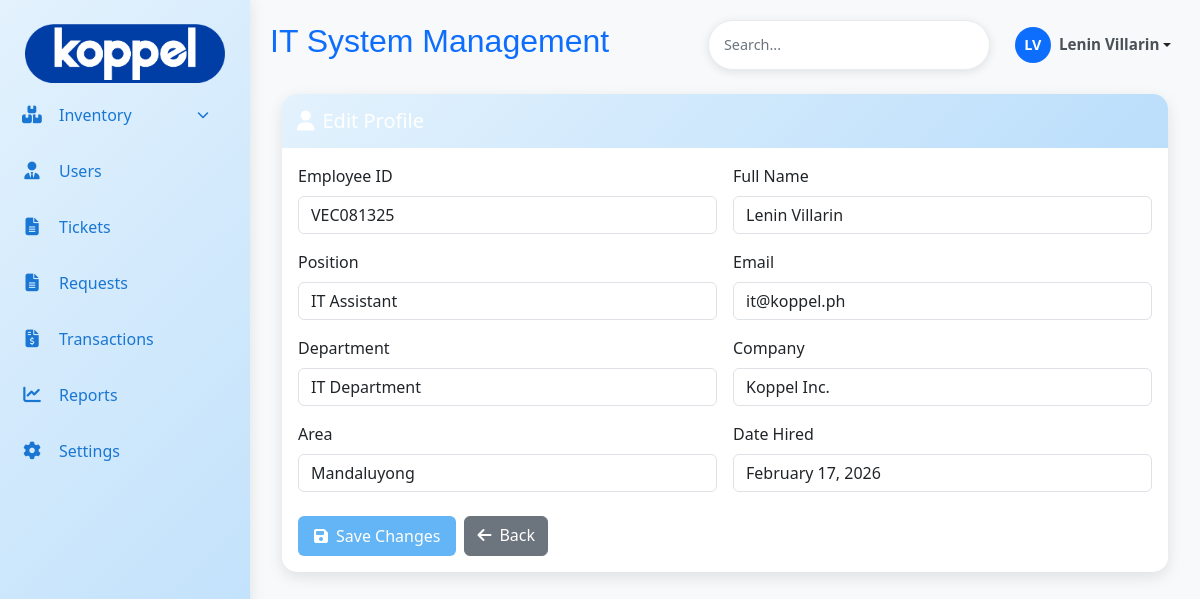
The page /admin/profile/edit.php (signed in) on the database as committed earlier.
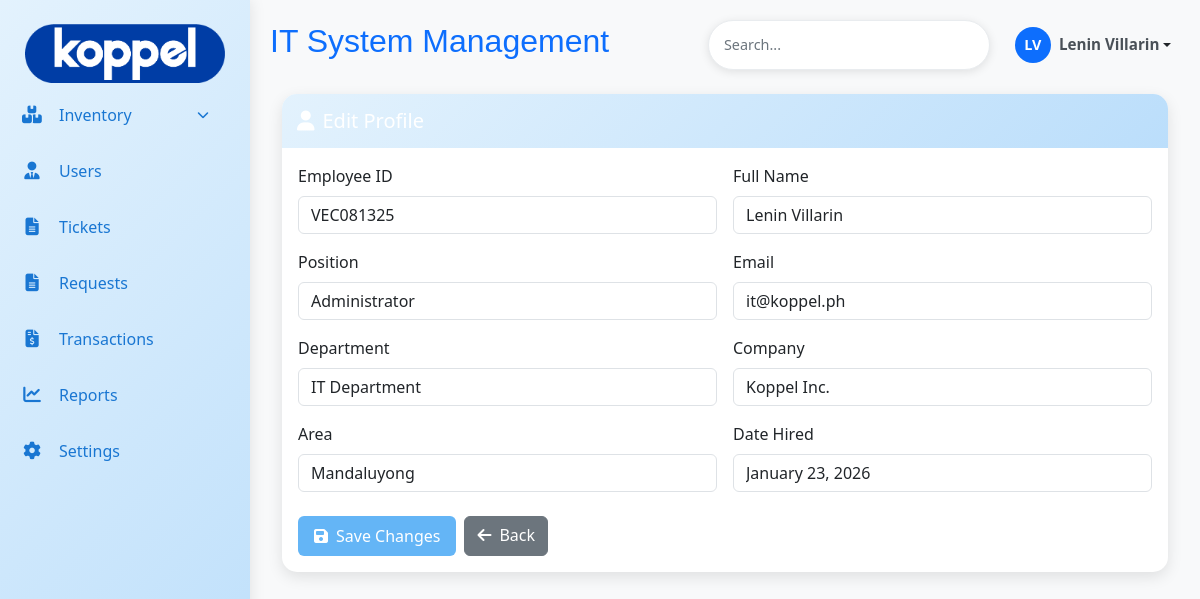
The same page on the database as committed later.
### tables this page shows
CREATE TABLE `user_tb` (
  `user_id` int(11) NOT NULL AUTO_INCREMENT,
  `emp_id` varchar(50) NOT NULL,
  `fullname` varchar(150) NOT NULL,
  `position` varchar(100) NOT NULL,
  `email` varchar(150) DEFAULT NULL,
  `department` varchar(100) DEFAULT NULL,
  `company` varchar(50) NOT NULL,
  `area` varchar(150) NOT NULL,
  `user_type` varchar(30) NOT NULL,
  `date_hired` timestamp NOT NULL DEFAULT current_timestamp() ON UPDATE current_timestamp(),
  `date_resigned` varchar(100) DEFAULT NULL,
  `created_at` timestamp NOT NULL DEFAULT current_timestamp(),
  `password` varchar(255) DEFAULT NULL,
  `is_active` tinyint(1) NOT NULL DEFAULT 1,
  PRIMARY KEY (`user_id`)
);

### admin/profile/edit.php (the view, shortened to what this page needs)
<?php
include '../db/db.php';
$user_id = $_SESSION['user_id'] ?? 0;
$sql = "SELECT emp_id, fullname, position, email, department, company, area, date_hired
        FROM user_tb WHERE user_id = ?";
$stmt = $conn->prepare($sql);
$stmt->bind_param("i", $user_id);
$stmt->execute();
$result = $stmt->get_result();
$user = $result->fetch_assoc();
?>
<!DOCTYPE html>
<html lang="en">
<head>
<link rel="stylesheet" href="https://cdn.jsdelivr.net/npm/bootstrap@5.3.0/dist/css/bootstrap.min.css">
<link rel="stylesheet" href="https://cdnjs.cloudflare.com/ajax/libs/font-awesome/6.4.0/css/all.min.css">
<link rel="stylesheet" href="../asset/css/main.css">
<link rel="stylesheet" href="../asset/css/menu.css">
</head>
<body>
<div class="main-content d-flex" id="mainContent">
    <?php include 'sidebar.php'; ?>
    <div class="content flex-grow-1">
        <?php include '../header2.php'; ?>
        <div class="container-fluid mt-4">
            <div class="card">
                <div class="card-header bg-primary text-white">
                    <h5 class="mb-0"><i class="fas fa-user me-2"></i>Edit Profile</h5>
                </div>
                <div class="card-body">
                    <form method="POST">
                        <div class="row g-3">
                            <div class="col-md-6">
                                <label class="form-label">Employee ID</label>
                                <input type="text" class="form-control"
                                       value="<?= htmlspecialchars($user['emp_id']) ?>" readonly>
                            </div>
                            <div class="col-md-6">
                                <label class="form-label">Full Name</label>
                                <input type="text" class="form-control" name="fullname"
                                       value="<?= htmlspecialchars($user['fullname']) ?>" required>
                            </div>
                            <div class="col-md-6">
                                <label class="form-label">Position</label>
                                <input type="text" class="form-control" name="position"
                                       value="<?= htmlspecialchars($user['position']) ?>">
                            </div>
                            <div class="col-md-6">
                                <label class="form-label">Email</label>
                                <input type="email" class="form-control" name="email"
                                       value="<?= htmlspecialchars($user['email']) ?>" required>
                            </div>
                            <div class="col-md-6">
                                <label class="form-label">Department</label>
                                <input type="text" class="form-control" name="department"
                                       value="<?= htmlspecialchars($user['department']) ?>">
                            </div>
                            <div class="col-md-6">
                                <label class="form-label">Company</label>
                                <input type="text" class="form-control" name="company"
                                       value="<?= htmlspecialchars($user['company']) ?>">
                            </div>
                            <div class="col-md-6">
                                <label class="form-label">Area</label>
                                <input type="text" class="form-control" name="area"
                                       value="<?= htmlspecialchars($user['area']) ?>">
                            </div>
                            <div class="col-md-6">
                                <label class="form-label">Date Hired</label>
                                <input type="text" class="form-control" name="date_hired"
                                       value="<?= !empty($user['date_hired']) ? date('F j, Y', strtotime($user['date_hired'])) : '' ?>">
                            </div>
                        </div>
                        <div class="mt-4 d-flex gap-2">
                            <button type="submit" class="btn btn-primary">
                                <i class="fas fa-save me-2"></i>Save Changes
                            </button>
                            <a href="../index.php" class="btn btn-secondary">
                                <i class="fas fa-arrow-left me-2"></i>Back
                            </a>
                        </div>
                    </form>
                </div>
            </div>
        </div>
    </div>
</div>
</body>
</html>

Rows that differ between the two databases and show on the page:
changed user_tb "VEC081325": position "IT Assistant" → "Administrator"; date_hired "February 17, 2026" → "January 23, 2026"
